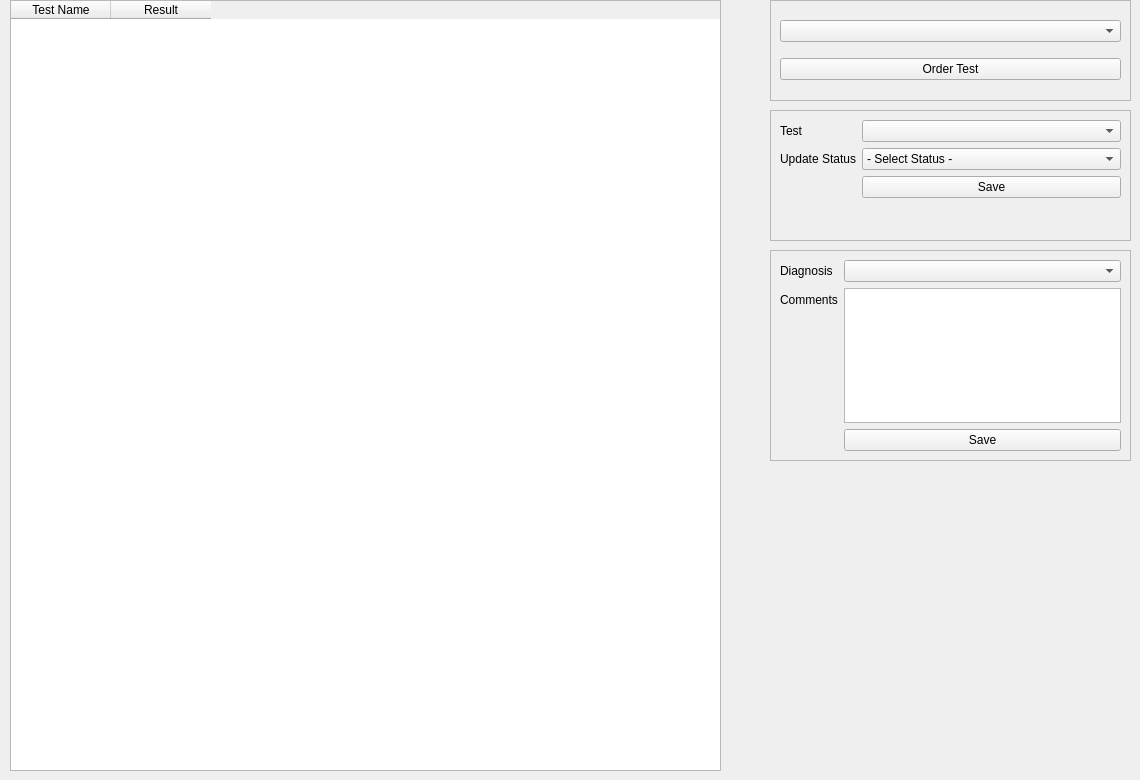
          <widget class="QWidget" name="page1_orderTests">
           <widget class="QTableWidget" name="activeTests_Table">
            <property name="geometry">
             <rect>
              <x>10</x>
              <y>0</y>
              <width>711</width>
              <height>771</height>
             </rect>
            </property>
            <property name="frameShadow">
             <enum>QFrame::Sunken</enum>
            </property>
            <property name="sizeAdjustPolicy">
             <enum>QAbstractScrollArea::AdjustToContents</enum>
            </property>
            <property name="editTriggers">
             <set>QAbstractItemView::NoEditTriggers</set>
            </property>
            <property name="dragDropOverwriteMode">
             <bool>false</bool>
            </property>
            <property name="alternatingRowColors">
             <bool>true</bool>
            </property>
            <property name="columnCount">
             <number>2</number>
            </property>
            <attribute name="horizontalHeaderCascadingSectionResizes">
             <bool>false</bool>
            </attribute>
            <attribute name="horizontalHeaderStretchLastSection">
             <bool>false</bool>
            </attribute>
            <attribute name="verticalHeaderStretchLastSection">
             <bool>false</bool>
            </attribute>
            <column>
             <property name="text">
              <string>Test Name</string>
             </property>
            </column>
            <column>
             <property name="text">
              <string>Result</string>
             </property>
            </column>
           </widget>
           <widget class="QFrame" name="frame_2">
            <property name="geometry">
             <rect>
              <x>770</x>
              <y>0</y>
              <width>361</width>
              <height>101</height>
             </rect>
            </property>
            <property name="frameShape">
             <enum>QFrame::StyledPanel</enum>
            </property>
            <property name="frameShadow">
             <enum>QFrame::Raised</enum>
            </property>
            <layout class="QVBoxLayout" name="verticalLayout_5">
             <item>
              <widget class="QComboBox" name="activeTests_OrderTestDropdown"/>
             </item>
             <item>
              <widget class="QPushButton" name="activeTests_OrderTestButton">
               <property name="text">
                <string>Order Test</string>
               </property>
              </widget>
             </item>
            </layout>
           </widget>
           <widget class="QFrame" name="frame_10">
            <property name="geometry">
             <rect>
              <x>770</x>
              <y>110</y>
              <width>361</width>
              <height>131</height>
             </rect>
            </property>
            <property name="frameShape">
             <enum>QFrame::StyledPanel</enum>
            </property>
            <property name="frameShadow">
             <enum>QFrame::Raised</enum>
            </property>
            <layout class="QVBoxLayout" name="verticalLayout_14">
             <item>
              <layout class="QFormLayout" name="formLayout_9">
               <property name="fieldGrowthPolicy">
                <enum>QFormLayout::ExpandingFieldsGrow</enum>
               </property>
               <item row="0" column="0">
                <widget class="QLabel" name="editTestStatus_l1_test">
                 <property name="text">
                  <string>Test</string>
                 </property>
                </widget>
               </item>
               <item row="0" column="1">
                <widget class="QComboBox" name="editTestStatus_t1_test">
                 <property name="sizePolicy">
                  <sizepolicy hsizetype="MinimumExpanding" vsizetype="Fixed">
                   <horstretch>0</horstretch>
                   <verstretch>0</verstretch>
                  </sizepolicy>
                 </property>
                </widget>
               </item>
               <item row="1" column="0">
                <widget class="QLabel" name="editTestStatus_l2_status">
                 <property name="text">
                  <string>Update Status</string>
                 </property>
                </widget>
               </item>
               <item row="1" column="1">
                <widget class="QComboBox" name="editTestStatus_t2_status">
                 <property name="sizePolicy">
                  <sizepolicy hsizetype="MinimumExpanding" vsizetype="Fixed">
                   <horstretch>0</horstretch>
                   <verstretch>0</verstretch>
                  </sizepolicy>
                 </property>
                 <item>
                  <property name="text">
                   <string>- Select Status -</string>
                  </property>
                 </item>
                 <item>
                  <property name="text">
                   <string>Positive</string>
                  </property>
                 </item>
                 <item>
                  <property name="text">
                   <string>Negative</string>
                  </property>
                 </item>
                 <item>
                  <property name="text">
                   <string>Inconclusive</string>
                  </property>
                 </item>
                </widget>
               </item>
               <item row="2" column="1">
                <layout class="QHBoxLayout" name="updateCancelLayout_10">
                 <item>
                  <widget class="QPushButton" name="saveTestStatus">
                   <property name="sizePolicy">
                    <sizepolicy hsizetype="MinimumExpanding" vsizetype="Fixed">
                     <horstretch>0</horstretch>
                     <verstretch>0</verstretch>
                    </sizepolicy>
                   </property>
                   <property name="text">
                    <string>Save</string>
                   </property>
                  </widget>
                 </item>
                </layout>
               </item>
              </layout>
             </item>
            </layout>
           </widget>
           <widget class="QFrame" name="frame_11">
            <property name="geometry">
             <rect>
              <x>770</x>
              <y>250</y>
              <width>361</width>
              <height>211</height>
             </rect>
            </property>
            <property name="frameShape">
             <enum>QFrame::StyledPanel</enum>
            </property>
            <property name="frameShadow">
             <enum>QFrame::Raised</enum>
            </property>
            <layout class="QVBoxLayout" name="verticalLayout_15">
             <item>
              <layout class="QFormLayout" name="formLayout_10">
               <property name="fieldGrowthPolicy">
                <enum>QFormLayout::ExpandingFieldsGrow</enum>
               </property>
               <item row="1" column="0">
                <widget class="QLabel" name="addComments_l2_comments">
                 <property name="text">
                  <string>Comments</string>
                 </property>
                </widget>
               </item>
               <item row="1" column="1">
                <widget class="QTextEdit" name="addComments_t2_comments"/>
               </item>
               <item row="2" column="1">
                <layout class="QHBoxLayout" name="updateCancelLayout_11">
                 <item>
                  <widget class="QPushButton" name="saveComments">
                   <property name="sizePolicy">
                    <sizepolicy hsizetype="MinimumExpanding" vsizetype="Fixed">
                     <horstretch>0</horstretch>
                     <verstretch>0</verstretch>
                    </sizepolicy>
                   </property>
                   <property name="text">
                    <string>Save</string>
                   </property>
                  </widget>
                 </item>
                </layout>
               </item>
               <item row="0" column="0">
                <widget class="QLabel" name="addComments_l1_diagnosis">
                 <property name="text">
                  <string>Diagnosis</string>
                 </property>
                </widget>
               </item>
               <item row="0" column="1">
                <widget class="QComboBox" name="addComments_t1_diagnosis">
                 <property name="sizePolicy">
                  <sizepolicy hsizetype="MinimumExpanding" vsizetype="Fixed">
                   <horstretch>0</horstretch>
                   <verstretch>0</verstretch>
                  </sizepolicy>
                 </property>
                </widget>
               </item>
              </layout>
             </item>
            </layout>
           </widget>
          </widget>
